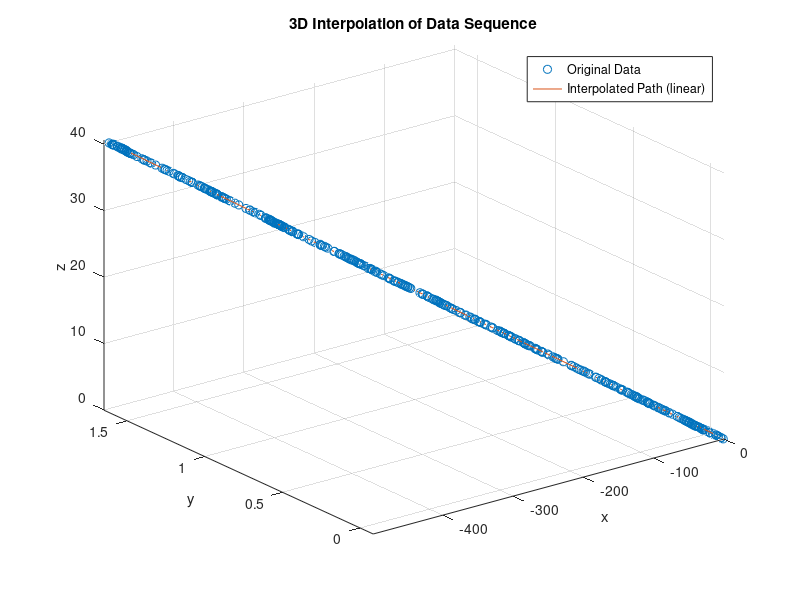
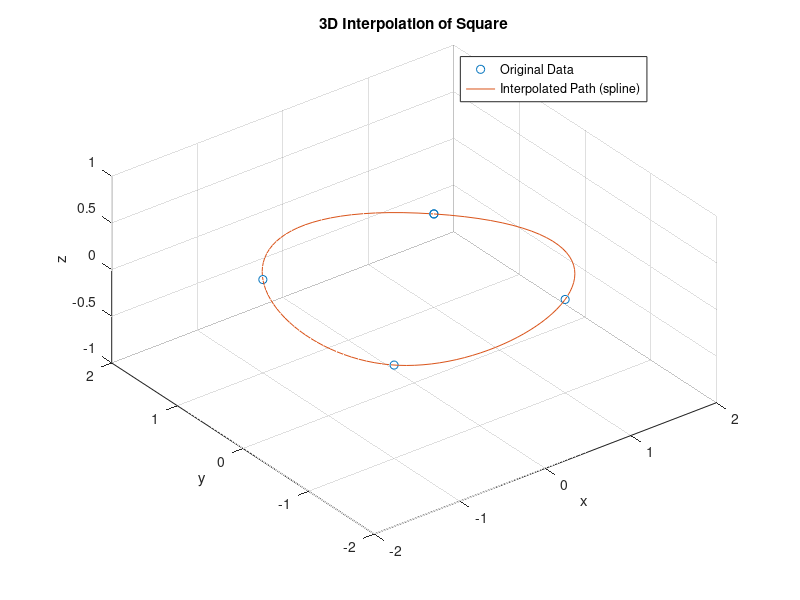
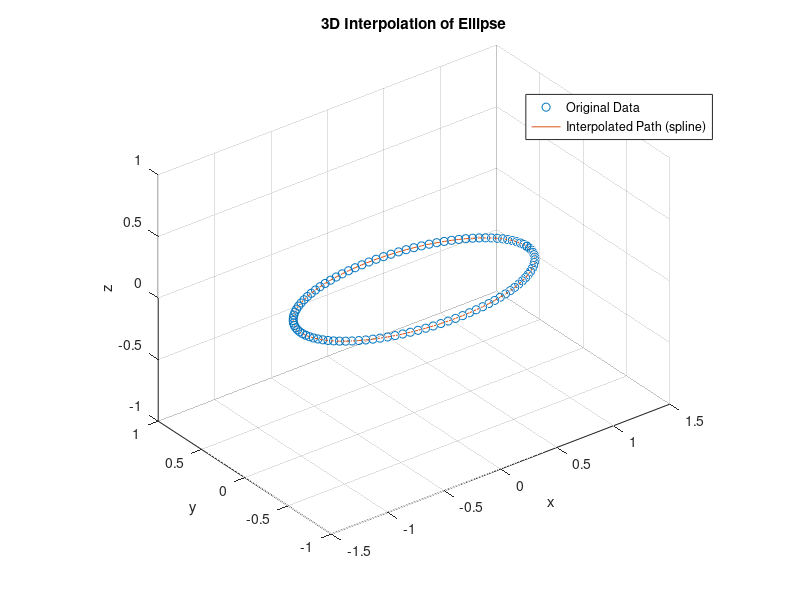

MATLAB code for these plots, in order:
% Dies ist ein Test
load dynamic_tool_wks_1_test_1.mat

data_ist = dynamic_tool_wks_1';
data_ist = data_ist(3:end-1,:);

x = data_ist(:,1)';
y = data_ist(:,2)';
z = data_ist(:,3)';

%%
% Eingabedaten 
% x = [-5 -4 -3 -2 -1 0 1 2 3 4 5]; % x-Koordinaten, können negative Werte enthalten
% y = [-2 -1.5 -1 -0.5 0 0.5 1 1.5 2 2.5 3]; % y-Koordinaten, können negative Werte enthalten
% z = [0 0.5 -0.5 1 -1 1.5 -1.5 2 -2 2.5 -2.5]; % z-Koordinaten, können negative Werte enthalten

% Anzahl der interpolierten Punkte
numPoints = 10;

% Interpolationsmethode ('linear', 'spline', 'pchip', 'makima')
method = 'linear';

% Neue x-Werte für die Interpolation
xq = linspace(min(x), max(x), numPoints);

% Interpolation der y- und z-Werte
yq = interp1(x, y, xq, method);
zq = interp1(x, z, xq, method);

% Plot der ursprünglichen Daten und der interpolierten Bahn
figure;
plot3(x, y, z, 'o', 'DisplayName', 'Original Data'); % Originaldaten
hold on;
plot3(xq, yq, zq, '-', 'DisplayName', ['Interpolated Path (', method, ')']); % Interpolierte Daten
legend('show');
xlabel('x');
ylabel('y');
zlabel('z');
title('3D Interpolation of Data Sequence');
grid on;

% Achsenbereich anpassen, um negative Werte darzustellen
xlim([min(x) max(x)]);
ylim([min(y) max(y)]);
zlim([min(z) max(z)]);

%%
% Eingabedaten für ein Quadrat
x = [1 1 -1 -1 1]; % x-Koordinaten des Quadrats
y = [1 -1 -1 1 1]; % y-Koordinaten des Quadrats
z = [0 0 0 0 0]; % z-Koordinaten des Quadrats (alle auf derselben Ebene)

% Anzahl der interpolierten Punkte
numPoints = 100;

% Interpolationsmethode ('linear', 'spline', 'pchip', 'makima')
method = 'spline';

% Neue Parameterwerte für die Interpolation
t = linspace(0, 1, length(x)); % Parameter für die Eckpunkte
tq = linspace(0, 1, numPoints); % Parameter für die Interpolation

% Interpolation der x-, y- und z-Werte
xq = interp1(t, x, tq, method);
yq = interp1(t, y, tq, method);
zq = interp1(t, z, tq, method);

% Plot der ursprünglichen Daten und der interpolierten Bahn
figure;
plot3(x, y, z, 'o', 'DisplayName', 'Original Data'); % Originaldaten
hold on;
plot3(xq, yq, zq, '-', 'DisplayName', ['Interpolated Path (', method, ')']); % Interpolierte Daten
legend('show');
xlabel('x');
ylabel('y');
zlabel('z');
title('3D Interpolation of Square');
grid on;

% Achsenbereich anpassen
axis equal;
xlim([-2 2]);
ylim([-2 2]);
zlim([-1 1]);

%%
% Eingabedaten für eine Ellipse
theta = linspace(0, 2*pi, 100); % Parameter für die Ellipse
x = cos(theta); % x-Koordinaten der Ellipse
y = 0.5 * sin(theta); % y-Koordinaten der Ellipse (Halb so lang wie x)
z = zeros(size(theta)); % z-Koordinaten der Ellipse (alle auf derselben Ebene)

% Anzahl der interpolierten Punkte
numPoints = 100;

% Interpolationsmethode ('linear', 'spline', 'pchip', 'makima')
method = 'spline';

% Neue Parameterwerte für die Interpolation
t = linspace(0, 1, length(x)); % Parameter für die Punkte
tq = linspace(0, 1, numPoints); % Parameter für die Interpolation

% Interpolation der x-, y- und z-Werte
xq = interp1(t, x, tq, method);
yq = interp1(t, y, tq, method);
zq = interp1(t, z, tq, method);

% Plot der ursprünglichen Daten und der interpolierten Bahn
figure;
plot3(x, y, z, 'o', 'DisplayName', 'Original Data'); % Originaldaten
hold on;
plot3(xq, yq, zq, '-', 'DisplayName', ['Interpolated Path (', method, ')']); % Interpolierte Daten
legend('show');
xlabel('x');
ylabel('y');
zlabel('z');
title('3D Interpolation of Ellipse');
grid on;

% Achsenbereich anpassen
axis equal;
xlim([-1.5 1.5]);
ylim([-1 1]);
zlim([-1 1]);
